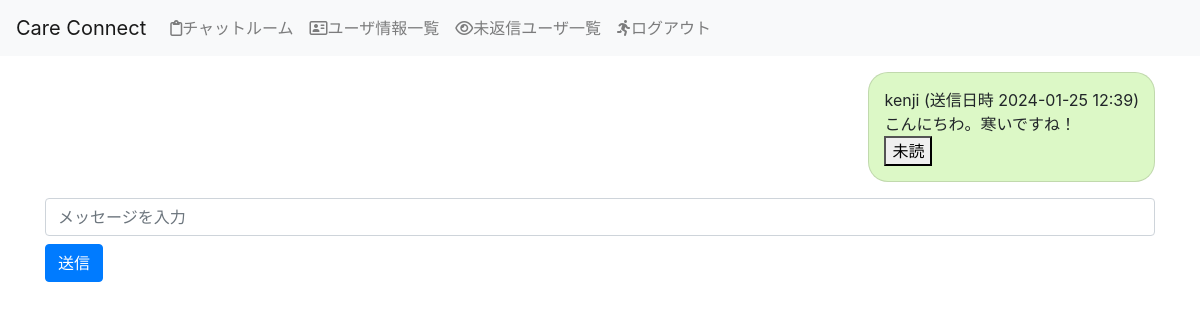
The app's page /chat/enter/room/15 (signed in), older data.
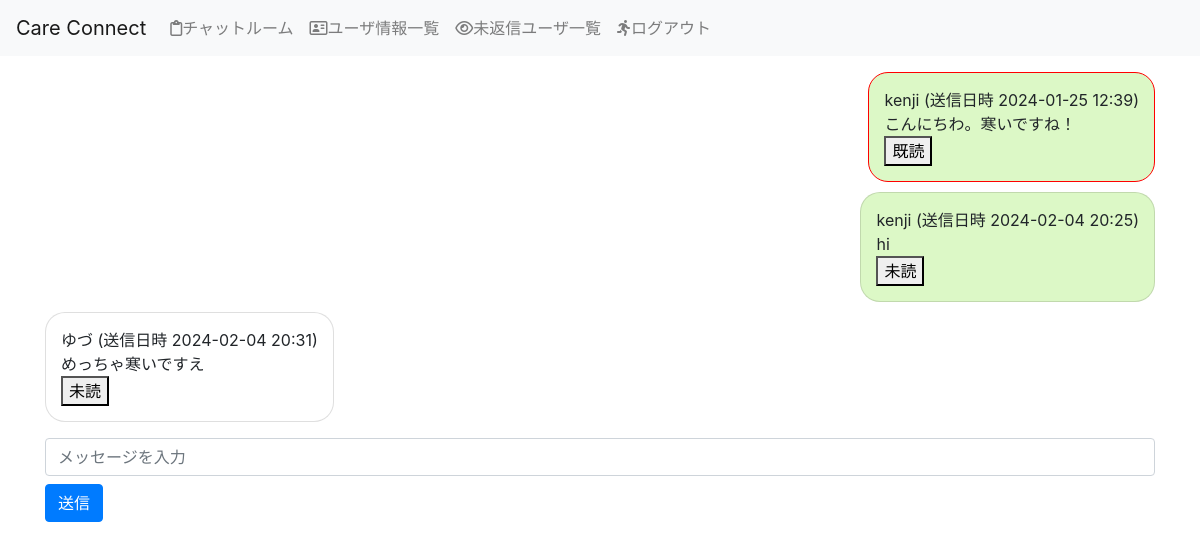
The same page, newer data.
### chat/models.py (models this page shows, shortened)
class Message(models.Model):
    room = models.ForeignKey(Room, on_delete=models.CASCADE, related_name="messages")
    owner = models.ForeignKey(
        settings.AUTH_USER_MODEL, on_delete=models.CASCADE, related_name="messages"
    )
    content = models.TextField(gettext_lazy("Content"))
    created_at = models.DateTimeField(
        gettext_lazy("Created time"), default=timezone.now
    )
    objects = MessageManager()

### accounts/models.py (models this page shows)
class User(AbstractBaseUser, PermissionsMixin):
    username = models.CharField(
        gettext_lazy("user name"),
        max_length=128,
        default="",
        blank=True,
    )
    email = models.EmailField(gettext_lazy("E-mail address"), unique=True)
    is_staff = models.BooleanField(
        gettext_lazy("staff status"),
        default=False,
        help_text=gettext_lazy(
            "Designates whether the user can log into this admin site."
        ),
    )
    is_active = models.BooleanField(
        gettext_lazy("active"),
        default=True,
        help_text=gettext_lazy(
            "Designates whether this user should be treated as active."
            "Unselect this instead of deleting accounts."
        ),
    )
    date_joined = models.DateTimeField(
        gettext_lazy("date joined"), default=timezone.now
    )
    objects = CustomUserManager()
    USERNAME_FIELD = "email"
    REQUIRED_FIELDS = []
    class Meta:
        verbose_name = gettext_lazy("user")
        verbose_name_plural = gettext_lazy("users")
    def __str__(self):
        return self.__unicode__()
    def __unicode__(self):
        return self.username or self.email

### chat/views.py (the view)
# urls.py: path("enter/room/<int:pk>", views.EnterRoom.as_view(), name="enter_room"),
class EnterRoom(LoginRequiredMixin, OnlyAssignedUserMixin, DetailView):
    model = models.Room
    template_name = "chat/chat_room.html"
    context_object_name = "room"
    def get_context_data(self, **kwargs):
        context = super().get_context_data(**kwargs)
        room = self.object
        messages = room.messages.all()
        read_messages = MessageRead.objects.filter(
            message__in=messages, reader=self.request.user
        ).values_list("message_id", flat=True)
        context["read_messages"] = read_messages
        return context

### chat/models.py (called while the page is built)
    def is_assigned(self, user=None):
        User = get_user_model()
        try:
            _ = self.participants.all().get(pk=user.pk)
            return True
        except User.DoesNotExist:
            return self.host == user
        except Exception:
            return False

    def ordering(self, order="created_at"):
        return self.get_queryset().order_by(order)

### chat/views.py (called while the page is built)
    def test_func(self):
        room = self.get_object()
        return room.is_assigned(self.request.user)

### templates/chat/chat_room.html (shortened to what this page needs)
{% extends 'base.html' %}
{% load static %}
{% block header  %}
    <link rel="stylesheet" type="text/css" href="{% static 'css/chat_room.css' %}">
{% endblock  %}
{% load humanize %}
{% block content %}
<div class="row justify-content-center mt-3">
    <div class="col-12">
        <div id="chat-log">
            {% for message in room.messages.ordering %}
                <div class="message-position {% if message.owner == request.user%}position-right{% else %}position-left{%endif%}">
                    <div class="card {% if message.id in read_messages %}read-message{% else %}unread-message{% endif %}" id="message-{{ message.id }}">
                        <div class="card-body">
                            <div class="row">
                                <div class="col-12">
                                    <span class="card-username">{{ message.owner|stringformat:"s" }}</span>
                                    <time class="card-datetime" datetime="{{ message.created_at|date:'Y-m-d' }}">(送信日時 {{ message.created_at|date:'Y-m-d H:i' }})</time>
                                </div>
                            </div>
                            <div class="row">
                                <div class="col-12 card-content">
                                    {{ message.content|linebreaksbr }}
                                </div>
                            </div>
                            <button class="mark-read-btn" data-message-id="{{ message.id }}">
                                {% if message.id in read_messages %}既読{% else %}未読{% endif %}
                            </button>
                        </div>
                    </div>
                </div>
            {% endfor %}
        </div>
        <div class="row mt-3">
            <div class="col-12">
                <input type="text" id="chat-message-input" placeholder="メッセージを入力" class="form-control">
                <button id="submit-chat-message" class="btn btn-primary mt-2">送信</button>
            </div>
        </div>
    </div>
</div>
{% endblock %}

### templates/base.html (shortened to what this page needs)
<!DOCTYPE html>
<html lang="ja">
<head>
    <link rel="stylesheet" href="https://cdn.jsdelivr.net/npm/bootstrap@4.6.0/dist/css/bootstrap.min.css"
>
    <link rel="stylesheet" href="https://cdn.jsdelivr.net/gh/gitbrent/bootstrap4-toggle@3.6.1/css/bootstrap4-toggle.min.css">
    {% block header %}
    {% endblock %}
</head>
<body>
    <nav class="navbar navbar-expand-lg navbar-light bg-light">
        <a class="navbar-brand" href="{% url 'accounts:index' %}">Care Connect</a>
        <div class="collapse navbar-collapse" id="navbarSupportedContent">
            <ul class="navbar-nav mr-auto">
            {% if user.is_authenticated %}
                <li>
                    <a class="nav-item nav-link" href="{% url 'chat:index' %}">
                        <i class="fa-regular fa-clipboard"></i>チャットルーム
                    </a>
                </li>
                <li>
                    <a class="nav-item nav-link" href="{% url 'accounts:profile_list' %}">
                        <i class="fa-regular fa-address-card"></i>ユーザ情報一覧
                    </a>
                </li>
                <li>
                    <a class="nav-item nav-link" href="{% url 'chat:unread_list' %}">
                        <i class="fa-regular fa-eye"></i>未返信ユーザ一覧
                    </a>
                </li>
                <li>
                    <a class="nav-item nav-link" href="{% url 'accounts:logout' %}">
                        <i class="fa-solid fa-person-running"></i>ログアウト
                    </a>
                </li>
            {% else %}
                <li class="nav-item">
                    <a class="nav-item nav-link" href="{% url 'accounts:login' %}">
                        <i class="fa-solid fa-arrow-right-to-bracket"></i>ログイン
                    </a>
                </li>
            {% endif %}
            </ul>
        </div>
    </nav>
    <div class="container mt-3">
        {% block content %}{% endblock %}
    </div>
    {% load static %}
</body>
</html>

### static/css/chat_room.css (style rules this page uses)
.read-message { border-color: red; }
.message-position { display: flex; margin-bottom: 10px; }
.position-right .card { margin-left: auto; background-color: #DCF8C6; }
.position-left .card { margin-right: auto; background-color: #FFFFFF; }
.card { border-radius: 20px; padding: 10px; max-width: 60%; }
.card-body { padding: 5px; }

Row changes from the older to the newer data that the page shows:
computed for Message "こんにちわ。寒いですね！": text "未読" → "既読"
added Message: owner "kenji", created_at "2024-02-04 20:25", content "hi", shows "未読"
added Message: owner "ゆづ", created_at "2024-02-04 20:31", content "めっちゃ寒いですえ", shows "未読"
